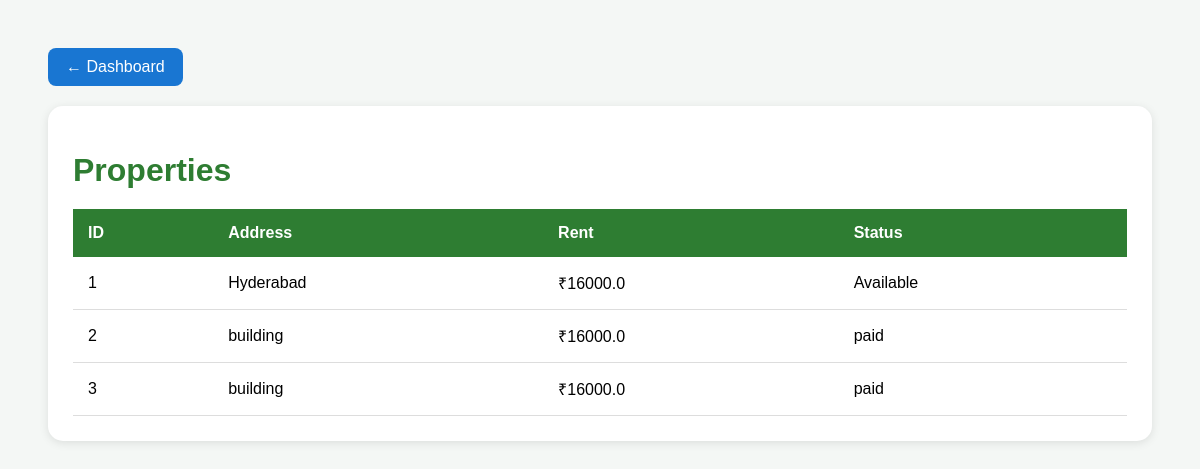
The page /properties-page on the database its author committed.
### models/property_model.py (models this page shows)
class Property(db.Model):
    id = db.Column(db.Integer, primary_key=True)
    bookings = db.relationship('Booking', backref='property', lazy=True)
    address = db.Column(db.String(200))
    rent_amount = db.Column(db.Float)
    status = db.Column(db.String(50))

### app.py (the view)
@app.route('/properties-page')
def properties_page():
    properties = Property.query.all()
    return render_template(
        'properties.html',
        properties=properties
    )

### templates/properties.html (shortened to what this page needs)
<!DOCTYPE html>
<html>
<head>
</head>
<body>
<a href="/dashboard" class="back-btn">
    ← Dashboard
</a>
<div class="container">
<h1>Properties</h1>
<table>
<tr>
    <th>ID</th>
    <th>Address</th>
    <th>Rent</th>
    <th>Status</th>
</tr>
{% for property in properties %}
<tr>
    <td>{{ property.id }}</td>
    <td>{{ property.address }}</td>
    <td>₹{{ property.rent_amount }}</td>
    <td>{{ property.status }}</td>
</tr>
{% endfor %}
</table>
</div>
</body>
</html>

### templates/properties.html (style rules this page uses)
body { font-family:Arial; background:#f4f7f5; padding:40px; }
.container { background:white; padding:25px; border-radius:15px; box-shadow:0 2px 10px rgba(0,0,0,0.1); }
h1 { color:#2e7d32; margin-bottom:20px; }
table { width:100%; border-collapse:collapse; }
th { background:#2e7d32; color:white; padding:15px; text-align:left; }
td { padding:15px; border-bottom:1px solid #ddd; }
.back-btn { display:inline-block; margin-bottom:20px; text-decoration:none; background:#1976d2; color:white; padding:10px 18px; border-radius:8px; }

### rows shown on the page
Property: id "1", address "Hyderabad", rent_amount "16000.0", status "Available"
Property: id "2", address "building", rent_amount "16000.0", status "paid"
Property: id "3", address "building", rent_amount "16000.0", status "paid"
